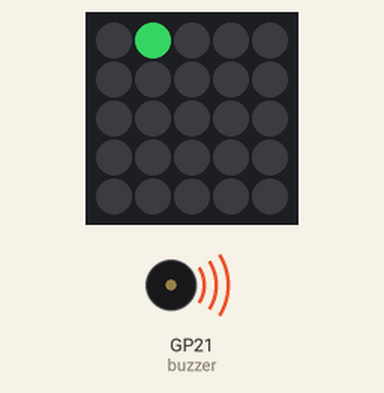
Simulated run of this program. Board: Raspberry Pi Pico running MicroPython. Parts: 5×5 RGB LED matrix, buzzer (waves = sounding). Dim RGB values are drawn brighter than linear; random numbers come from a fixed seed; the 25 LEDs are laid out as on the BitDogLab board (LED 0 bottom right, every second row reversed). At 1.8 s the program stops and its outputs stay as they are.

Above: at 0.05 s.
At 0.48 s:
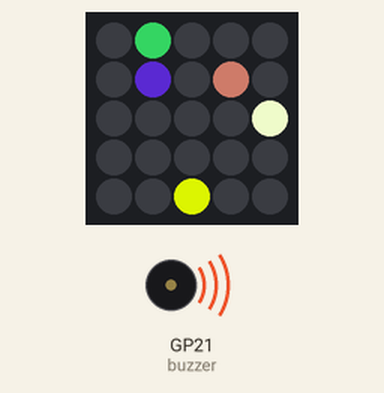
At 0.93 s:
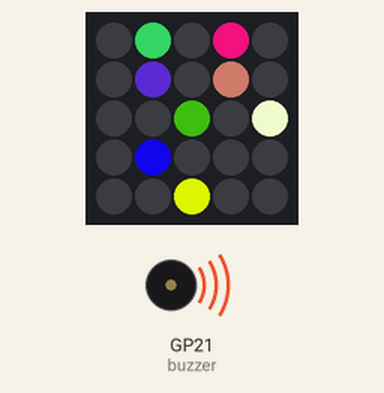
At 1.9 s:
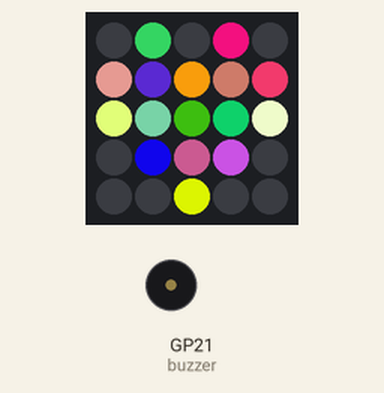
Timing chart, 0 to 3.3 s (numbered marks = the images above):
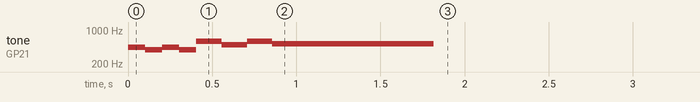

The program:

triz_com_cores_difgerentes_e_toca_som_dentro_do_cora__o_cheio.py
```python
import time
from machine import Pin, PWM
import neopixel
import random

# Configuração do buzzer e NeoPixel
buzzer = PWM(Pin(21))
NUM_LEDS = 25
np = neopixel.NeoPixel(Pin(7), NUM_LEDS)

def random_color(dim_factor=1):
    """Gera uma cor aleatória."""
    return (int(random.randint(0, 255) * dim_factor),
            int(random.randint(0, 255) * dim_factor),
            int(random.randint(0, 255) * dim_factor))

def l3_37_sound_and_lights():
    border_heart_leds = [2, 6, 14, 15, 23, 17, 21, 19, 10, 8]
    inner_heart_leds = [7, 13, 12, 11, 16, 18]
    already_illuminated = []

    # Sequência inicial metódica
    for freq in [440, 392, 440, 392]:  # Notas: A, G
        # Acende um LED do coração de forma aleatória com cor aleatória
        random_led = random.choice([led for led in border_heart_leds + inner_heart_leds if led not in already_illuminated])
        already_illuminated.append(random_led)
        color_intensity = 0.5 if random_led in inner_heart_leds else 1  # Diminui a intensidade se for LED interno
        np[random_led] = random_color(color_intensity)
        np.write()

        buzzer.freq(freq)
        buzzer.duty_u16(5000)
        time.sleep(0.1)

    # Toque rebelde e imprevisível
    for freq in [587, 493, 587, 523]:  # Notas: D, B, D, C
        # Acende um LED do coração de forma aleatória com cor aleatória
        random_led = random.choice([led for led in border_heart_leds + inner_heart_leds if led not in already_illuminated])
        already_illuminated.append(random_led)
        color_intensity = 0.5 if random_led in inner_heart_leds else 1  # Diminui a intensidade se for LED interno
        np[random_led] = random_color(color_intensity)
        np.write()

        buzzer.freq(freq)
        buzzer.duty_u16(5000)
        time.sleep(0.15)

    # Continua acendendo os LEDs restantes do coração após a sequência
    for led in [l for l in border_heart_leds + inner_heart_leds if l not in already_illuminated]:
        color_intensity = 0.5 if led in inner_heart_leds else 1  # Diminui a intensidade se for LED interno
        np[led] = random_color(color_intensity)
        np.write()
        time.sleep(0.1)

    buzzer.duty_u16(0)  # Desliga o buzzer ao final

# Testando a função
l3_37_sound_and_lights()
```

Measured:
- by itself, tone on GP21 (buzzer): plays 440 Hz for 0.10 s, 392 Hz for 0.10 s, 440 Hz for 0.10 s, 392 Hz for 0.10 s, 587 Hz for 0.15 s, 493 Hz for 0.15 s … (8 notes in this stretch)
